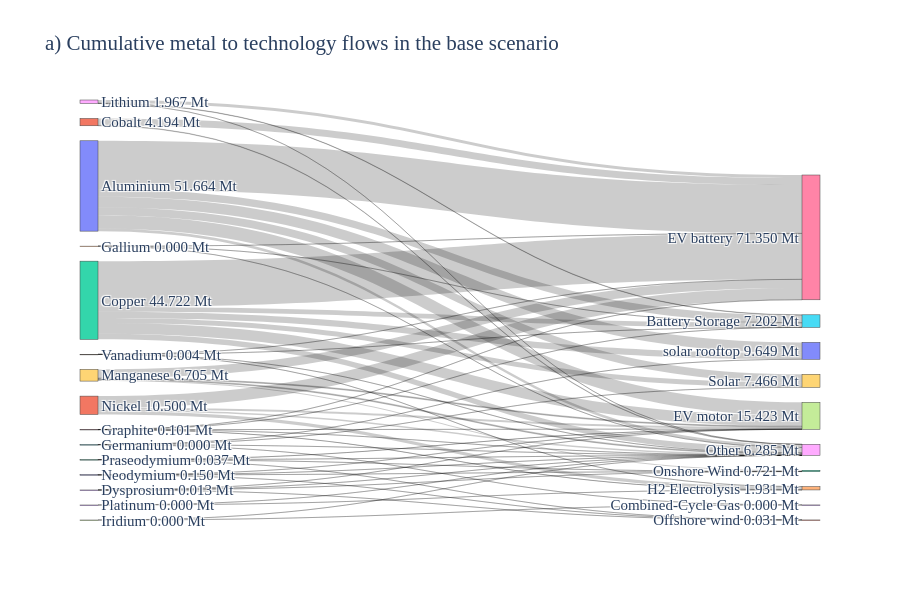

This figure's notebook cell:
### Markdown cell above
### Mineral flow sankeys

### Code cell
network_key = sample_base_2h_irena_phs
df_merged, totals_Mt = compute_mineral_usage(network_key, n, all_minerals, "Market share current", mineral_intensities, tech_scenarios)

# assuming `criticality` DataFrame exists and includes
# "GeoPolRisk Characterization Factor [eq. Kg-Cu/Kg]" and a mineral name column
plot_mineral_to_tech_sankey(
    df_merged,
    all_minerals,
    tech_col="carrier_renamed",
    network_name=network_key,
    mode='mass',
    # criticality_df=criticality,
    criticality_min_col=None,   # or the actual mineral name column in your `criticality` DF
    criticality_score_col="GeoPolRisk Characterization Factor [eq. Kg-Cu/Kg]",
    fmt_decimals=3,
    min_tech_share=0.05, 
    title = "a) Cumulative metal to technology flows in the base scenario"
)

### Figure 1 — Plotly figure (JSON) as saved in the notebook; plotly's stock layout.template omitted (floating-point values rounded to 4 significant figures)
{"data": [{"link": {"customdata": ["Aluminium → Battery Storage: 4.343 Mt", "Aluminium → EV battery: 27.675 Mt", "Aluminium → EV motor: 7.494 Mt", "Aluminium → Other: 1.564 Mt", "Aluminium → Solar: 4.618 Mt", "Aluminium → solar rooftop: 5.969 Mt", "Cobalt → EV battery: 3.976 Mt", "Cobalt → Other: 0.218 Mt", "Copper → Battery Storage: 2.632 Mt", "Copper → EV battery: 26.254 Mt", "Copper → EV motor: 6.138 Mt", "Copper → Other: 3.170 Mt", "Copper → Solar: 2.848 Mt", "Copper → solar rooftop: 3.681 Mt", "Dysprosium → EV motor: 0.006 Mt", "Dysprosium → Offshore wind: 0.002 Mt", "Dysprosium → Onshore Wind: 0.005 Mt", "Dysprosium → Other: 0.000 Mt", "Gallium → Battery Storage: 0.000 Mt", "Gallium → EV battery: 0.000 Mt", "Gallium → Other: 0.000 Mt", "Germanium → Combined-Cycle Gas: 0.000 Mt", "Germanium → Other: 0.000 Mt", "Germanium → Solar: 0.000 Mt", "Germanium → solar rooftop: 0.000 Mt", "Graphite → Battery Storage: 0.008 Mt", "Graphite → EV battery: 0.056 Mt", "Graphite → EV motor: 0.012 Mt", "Graphite → H2 Electrolysis: 0.025 Mt", "Graphite → Other: 0.000 Mt", "Iridium → Combined-Cycle Gas: 0.000 Mt", "Iridium → Other: 0.000 Mt", "Lithium → Battery Storage: 0.218 Mt", "Lithium → EV battery: 1.748 Mt", "Lithium → Other: 0.000 Mt", "Manganese → EV battery: 4.954 Mt", "Manganese → EV motor: 0.526 Mt", "Manganese → Onshore Wind: 0.668 Mt", "Manganese → Other: 0.556 Mt", "Neodymium → EV motor: 0.079 Mt", "Neodymium → Offshore wind: 0.024 Mt", "Neodymium → Onshore Wind: 0.041 Mt", "Neodymium → Other: 0.005 Mt", "Nickel → EV battery: 6.683 Mt", "Nickel → EV motor: 1.143 Mt", "Nickel → H2 Electrolysis: 1.905 Mt", "Nickel → Other: 0.769 Mt", "Platinum → H2 Electrolysis: 0.000 Mt", "Platinum → Other: 0.000 Mt", "Praseodymium → EV motor: 0.024 Mt", "Praseodymium → Offshore wind: 0.004 Mt", "Praseodymium → Onshore Wind: 0.007 Mt", "Praseodymium → Other: 0.002 Mt", "Vanadium → Battery Storage: 0.000 Mt", "Vanadium → EV battery: 0.003 Mt", "Vanadium → H2 Electrolysis: 0.000 Mt", "Vanadium → Other: 0.000 Mt"], "source": [0, 0, 0, 0, 0, 0, 1, 1, 2, 2, 2, 2, 2, 2, 3, 3, 3, 3, 4, 4, 4, 5, 5, 5, 5, 6, 6, 6, 6, 6, 7, 7, 8, 8, 8, 9, 9, 9, 9, 10, 10, 10, 10, 11, 11, 11, 11, 13, 13, 12, 12, 12, 12, 14, 14, 14, 14], "target": [15, 16, 17, 18, 19, 20, 16, 18, 15, 16, 17, 18, 19, 20, 17, 21, 22, 18, 15, 16, 18, 23, 18, 19, 20, 15, 16, 17, 24, 18, 23, 18, 15, 16, 18, 16, 17, 22, 18, 17, 21, 22, 18, 16, 17, 24, 18, 24, 18, 17, 21, 22, 18, 15, 16, 24, 18], "value": [4.343, 27.68, 7.494, 1.564, 4.618, 5.969, 3.976, 0.2183, 2.632, 26.25, 6.138, 3.17, 2.848, 3.681, 0.006447, 0.002387, 0.004606, 3.122e-05, 4.793e-05, 0.0003225, 2.447e-05, 1.695e-05, 4.092e-07, 2.363e-05, 3.055e-05, 0.007721, 0.05613, 0.01183, 0.02527, 0.0003042, 1.221e-06, 2.081e-08, 0.2183, 1.748, 0.0002463, 4.954, 0.5261, 0.6683, 0.5565, 0.0794, 0.0245, 0.04124, 0.005223, 6.683, 1.143, 1.905, 0.7687, 0.0004053, 1.285e-05, 0.02417, 0.004414, 0.006525, 0.001562, 0.0004506, 0.003139, 0.000195, 6.365e-05]}, "node": {"customdata": [51.66, 4.194, 44.72, 0.01347, 0.0003949, 7.154e-05, 0.1013, 1.242e-06, 1.967, 6.705, 0.1504, 10.5, 0.03667, 0.0004181, 0.003848, 7.202, 71.35, 15.42, 6.285, 7.466, 9.649, 0.0313, 0.7207, 1.817e-05, 1.931], "label": ["Aluminium\n51.664 Mt", "Cobalt\n4.194 Mt", "Copper\n44.722 Mt", "Dysprosium\n0.013 Mt", "Gallium\n0.000 Mt", "Germanium\n0.000 Mt", "Graphite\n0.101 Mt", "Iridium\n0.000 Mt", "Lithium\n1.967 Mt", "Manganese\n6.705 Mt", "Neodymium\n0.150 Mt", "Nickel\n10.500 Mt", "Praseodymium\n0.037 Mt", "Platinum\n0.000 Mt", "Vanadium\n0.004 Mt", "Battery Storage\n7.202 Mt", "EV battery\n71.350 Mt", "EV motor\n15.423 Mt", "Other\n6.285 Mt", "Solar\n7.466 Mt", "solar rooftop\n9.649 Mt", "Offshore wind\n0.031 Mt", "Onshore Wind\n0.721 Mt", "Combined-Cycle Gas\n0.000 Mt", "H2 Electrolysis\n1.931 Mt"], "pad": 15, "thickness": 18}, "type": "sankey"}], "layout": {"font": {"family": "Georgia, serif, Arial, sans-serif", "size": 15}, "height": 600, "title": {"text": "a) Cumulative metal to technology flows in the base scenario"}, "width": 900}}
